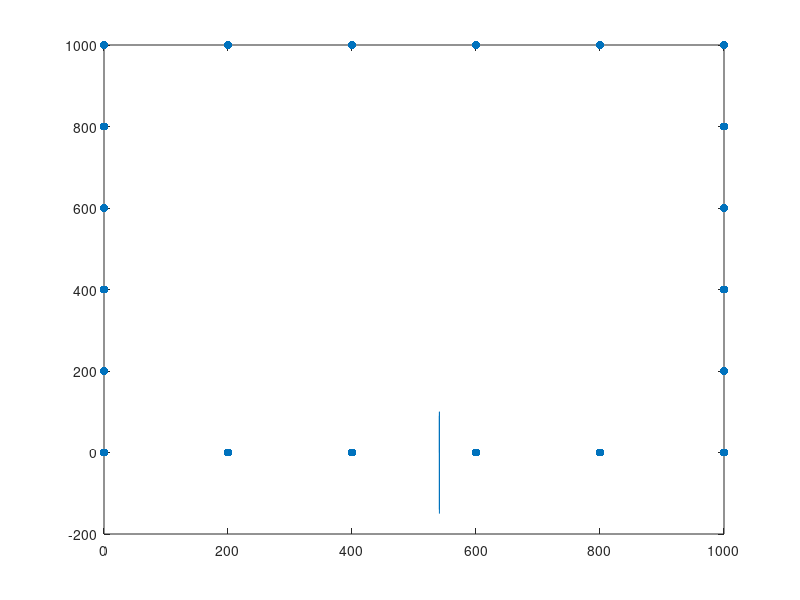

This figure's MATLAB source:
%%calcular extremos del obstaculo
obs0=[541.0 0];
largo0=100.0;
largo1=150.0;
angle=90.0;
%%extremo 1
aux1=obs0(1)+largo0*cos(angle*pi/180);
aux2=obs0(2)+largo0*sin(angle*pi/180);
obs1=[aux1 aux2];
%%extremo 2
aux1=obs0(1)-largo1*cos(angle*pi/180);
aux2=obs0(2)-largo1*sin(angle*pi/180);
obs2=[aux1 aux2];

%%agregar puntos entremedio
i=1;
obs_1_0=[];
obs_1_1=[];
while  ((i*10.0)<=largo0)
    aux1=obs1(1)-i*10.0*cos(angle*pi/180);
    aux2=obs1(2)-i*10.0*sin(angle*pi/180);
    obs_1_0=[obs_1_0 aux1];
    obs_1_1=[obs_1_1 aux2];
    i=i+1;
end

i=1;
obs_2_0=[];
obs_2_1=[];
while  ((i*10.0)<=largo1)
    aux1=obs2(1)+i*10.0*cos(angle*pi/180);
    aux2=obs2(2)+i*10.0*sin(angle*pi/180);
    obs_2_0=[obs_2_0 aux1];
    obs_2_1=[obs_2_1 aux2];
    i=i+1;
end

%%lista de puntos del obstaculo
x=[obs0(1) obs_1_0 obs1(1) obs_2_0 obs2(1)];
y=[obs0(2) obs_1_1 obs1(2) obs_2_1 obs2(2)];

%scatter(x,y,'filled')
plot(x,y)
hold on

%%vehiculo
pos_x=400;
pos_y=0;
l_1=obs0(1)-pos_x;
q_1=0;
l_2=sqrt((obs1(1)-pos_x)^2+(obs1(2)-pos_y)^2);
q_2=atan((obs1(2)-pos_y)/(obs1(1)-pos_x));

posiciones_x=[200, 400, 600 800, 1000, 1000, 1000, 1000, 1000, 1000, 800, 600, 400, 200, 0, 0, 0, 0, 0, 0];
posiciones_y=[0, 0, 0, 0, 200,0, 400, 600, 800, 1000, 1000, 1000, 1000, 1000, 1000, 800, 600, 400, 200, 0];

posx=[pos_x , 541.02,800.0];
posy=[pos_y , 299.99 ,0];
scatter(posiciones_x,posiciones_y,'filled')

%%scatter(posx,posy,'filled')

hold off


